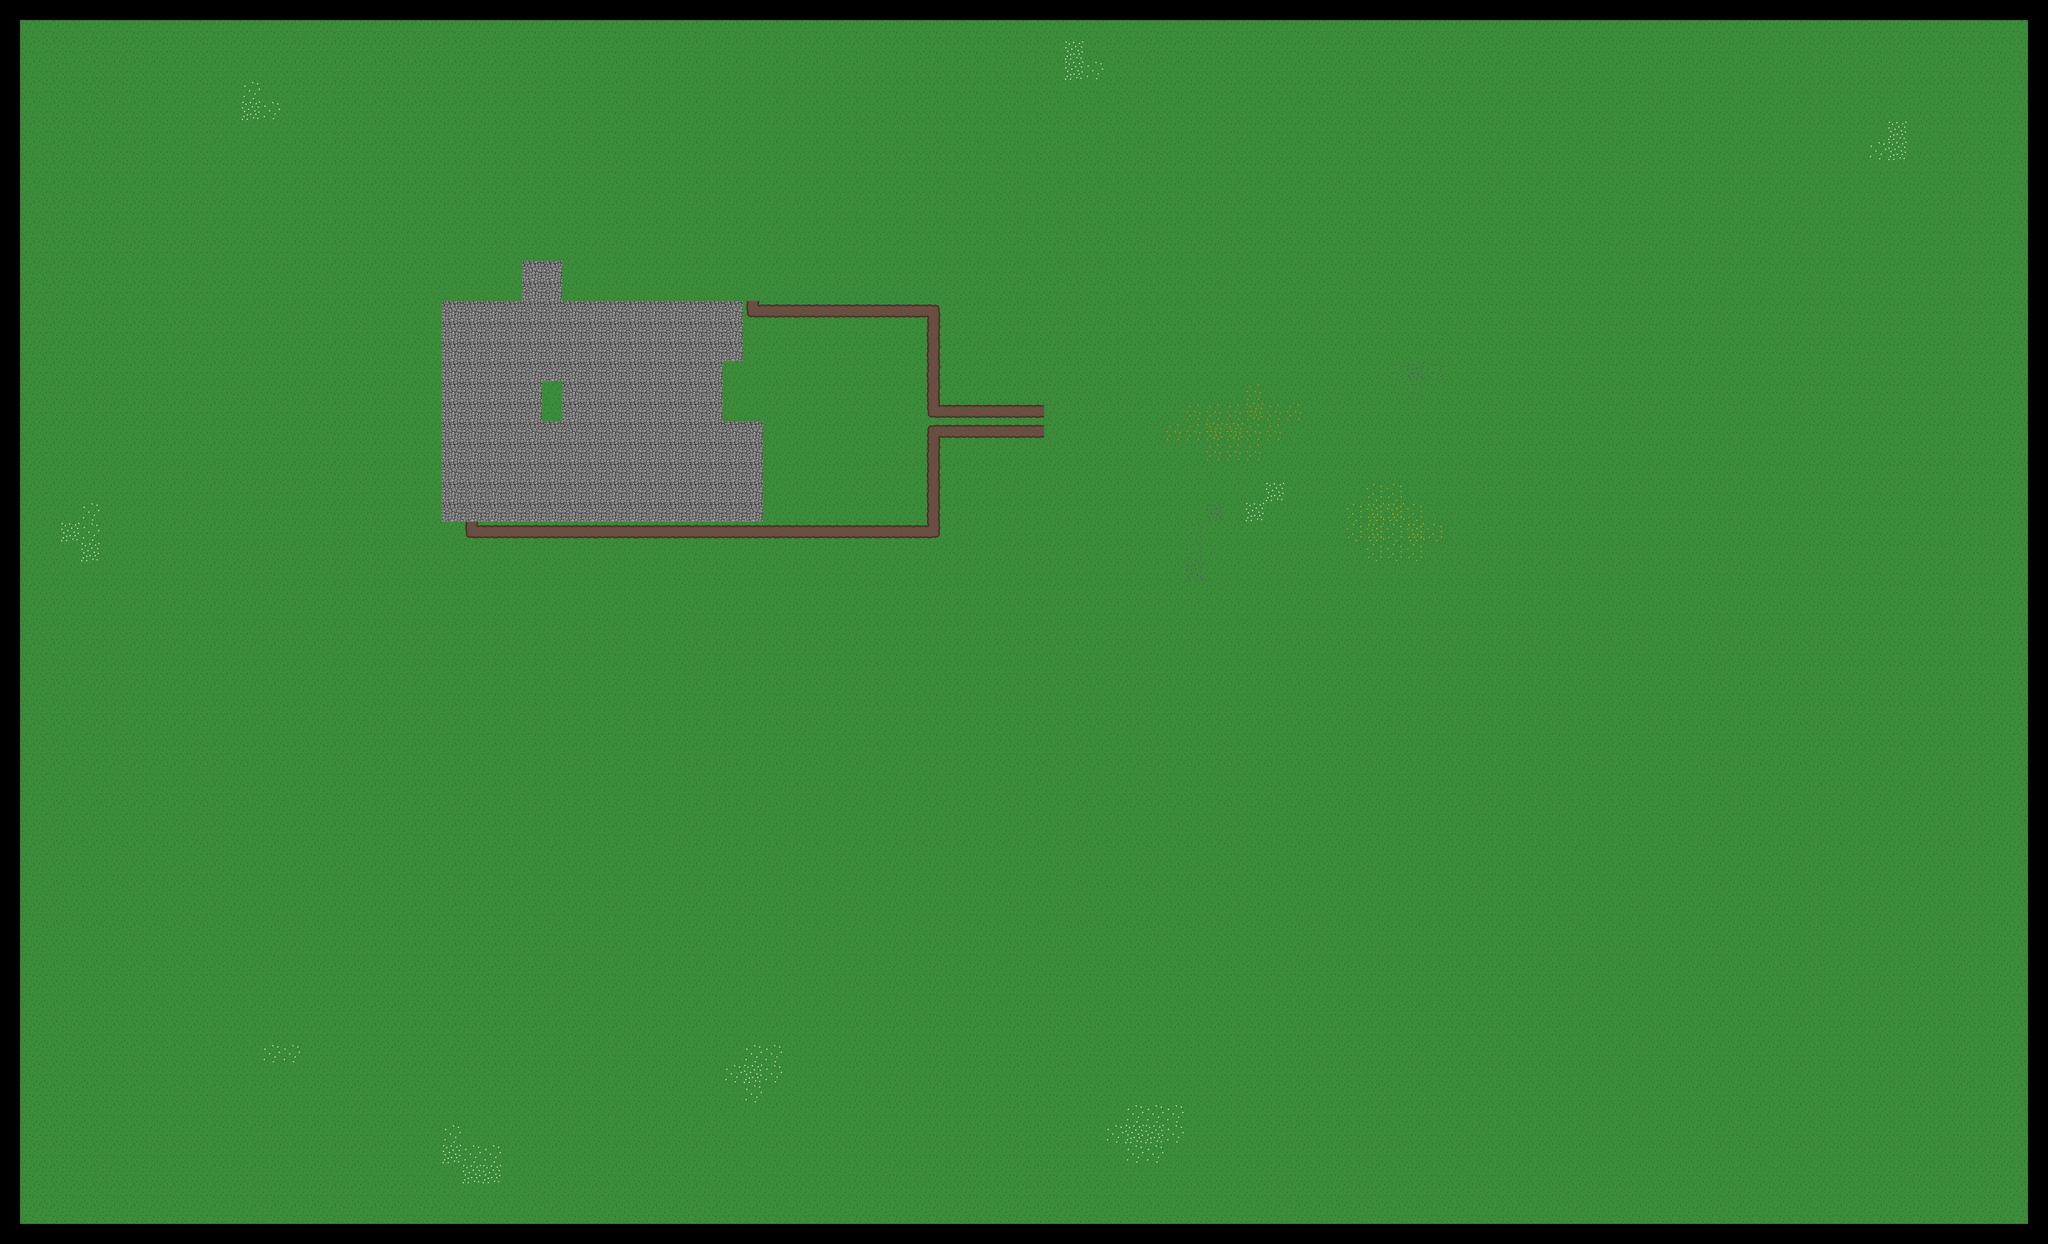

A 2D game scene composited from a Tiled map and its tileset images. What follows is a short description and the map's XML, with each tile layer's data collapsed to a summary:
An orthogonal 102x62 tile map with 64x64 px tiles, 2 tile layers (ground, trail), 8 tilesets and 755 objects (113x tree_small, 93x stone, 72x tree_big, 69x empty, 27x blueberry, ...).

<map version="1.10" tiledversion="1.11.0" orientation="orthogonal" renderorder="right-down" width="102" height="62" tilewidth="64" tileheight="64" infinite="0" nextlayerid="13" nextobjectid="2046">
 <tileset firstgid="1" source="../tile_sets/ground.tsx" />
 <tileset firstgid="26" source="../tile_sets/tardis.tsx" />
 <tileset firstgid="27" source="../tile_sets/stone.tsx" />
 <tileset firstgid="29" source="../tile_sets/collision.tsx" />
 <tileset firstgid="32" source="../tile_sets/tree.tsx" />
 <tileset firstgid="34" source="../tile_sets/bush.tsx" />
 <tileset firstgid="36" source="../tile_sets/house.tsx" />
 <tileset firstgid="39" source="../tile_sets/statue.tsx" />
 <layer id="1" name="ground" width="102" height="62">
  <data>[6324 cells, 6000 non-empty, 10 distinct tile ids]</data>
 </layer>
 <layer id="7" name="trail" width="102" height="62">
  <data>[6324 cells, 222 non-empty, 7 distinct tile ids]</data>
 </layer>
 <objectgroup id="3" name="map_limit">
  <object id="12" gid="29" x="6464" y="64" width="64" height="64" />
  <object id="13" gid="29" x="6464" y="128" width="64" height="64" />
  <object id="14" gid="29" x="6464" y="192" width="64" height="64" />
  <object id="15" gid="29" x="6464" y="256" width="64" height="64" />
  <object id="16" gid="29" x="6464" y="320" width="64" height="64" />
  <object id="17" gid="29" x="6400" y="64" width="64" height="64" />
  <object id="18" gid="29" x="6400" y="64" width="64" height="64" />
  <object id="19" gid="29" x="6336" y="64" width="64" height="64" />
  <object id="20" gid="29" x="6272" y="64" width="64" height="64" />
  <object id="21" gid="29" x="6208" y="64" width="64" height="64" />
  <object id="22" gid="29" x="6144" y="64" width="64" height="64" />
  <object id="23" gid="29" x="6144" y="64" width="64" height="64" />
  <object id="24" gid="29" x="6080" y="64" width="64" height="64" />
  <object id="25" gid="29" x="6016" y="64" width="64" height="64" />
  <object id="26" gid="29" x="5888" y="64" width="64" height="64" />
  <object id="27" gid="29" x="5824" y="64" width="64" height="64" />
  <object id="28" gid="29" x="5952" y="64" width="64" height="64" />
  <object id="29" gid="29" x="5760" y="64" width="64" height="64" />
  <object id="30" gid="29" x="5696" y="64" width="64" height="64" />
  <object id="31" gid="29" x="5632" y="64" width="64" height="64" />
  <object id="32" gid="29" x="5568" y="64" width="64" height="64" />
  <object id="33" gid="29" x="5504" y="64" width="64" height="64" />
  <object id="34" gid="29" x="5440" y="64" width="64" height="64" />
  <object id="35" gid="29" x="5376" y="64" width="64" height="64" />
  <object id="36" gid="29" x="5312" y="64" width="64" height="64" />
  <object id="37" gid="29" x="5248" y="64" width="64" height="64" />
  <object id="38" gid="29" x="5184" y="64" width="64" height="64" />
  <object id="39" gid="29" x="5120" y="64" width="64" height="64" />
  <object id="40" gid="29" x="4992" y="64" width="64" height="64" />
  <object id="41" gid="29" x="4992" y="64" width="64" height="64" />
  <object id="42" gid="29" x="5056" y="64" width="64" height="64" />
  <object id="43" gid="29" x="4928" y="64" width="64" height="64" />
  <object id="44" gid="29" x="4864" y="64" width="64" height="64" />
  <object id="45" gid="29" x="4800" y="64" width="64" height="64" />
  <object id="46" gid="29" x="4736" y="64" width="64" height="64" />
  <object id="47" gid="29" x="4608" y="64" width="64" height="64" />
  <object id="48" gid="29" x="4544" y="64" width="64" height="64" />
  <object id="49" gid="29" x="4480" y="64" width="64" height="64" />
  <object id="50" gid="29" x="4672" y="64" width="64" height="64" />
  <object id="51" gid="29" x="4352" y="64" width="64" height="64" />
  <object id="52" gid="29" x="4416" y="64" width="64" height="64" />
  <object id="53" gid="29" x="4288" y="64" width="64" height="64" />
  <object id="54" gid="29" x="4224" y="64" width="64" height="64" />
  <object id="55" gid="29" x="4160" y="64" width="64" height="64" />
  <object id="56" gid="29" x="4096" y="64" width="64" height="64" />
  <object id="57" gid="29" x="4032" y="64" width="64" height="64" />
  <object id="58" gid="29" x="3968" y="64" width="64" height="64" />
  <object id="59" gid="29" x="3904" y="64" width="64" height="64" />
  <object id="60" gid="29" x="3840" y="64" width="64" height="64" />
  <object id="61" gid="29" x="3776" y="64" width="64" height="64" />
  <object id="62" gid="29" x="3712" y="64" width="64" height="64" />
  <object id="63" gid="29" x="3712" y="64" width="64" height="64" />
  <object id="64" gid="29" x="3648" y="64" width="64" height="64" />
  <object id="65" gid="29" x="3520" y="64" width="64" height="64" />
  <object id="66" gid="29" x="3520" y="64" width="64" height="64" />
  <object id="67" gid="29" x="3520" y="64" width="64" height="64" />
  <object id="68" gid="29" x="3584" y="64" width="64" height="64" />
  <object id="69" gid="29" x="3456" y="64" width="64" height="64" />
  <object id="70" gid="29" x="3392" y="64" width="64" height="64" />
  <object id="71" gid="29" x="3328" y="64" width="64" height="64" />
  <object id="72" gid="29" x="3264" y="64" width="64" height="64" />
  <object id="73" gid="29" x="3136" y="64" width="64" height="64" />
  <object id="74" gid="29" x="3136" y="64" width="64" height="64" />
  <object id="75" gid="29" x="3136" y="64" width="64" height="64" />
  <object id="76" gid="29" x="3200" y="64" width="64" height="64" />
  <object id="77" gid="29" x="3072" y="64" width="64" height="64" />
  <object id="78" gid="29" x="3008" y="64" width="64" height="64" />
  <object id="79" gid="29" x="2944" y="64" width="64" height="64" />
  <object id="80" gid="29" x="2880" y="64" width="64" height="64" />
  <object id="81" gid="29" x="2816" y="64" width="64" height="64" />
  <object id="82" gid="29" x="2752" y="64" width="64" height="64" />
  <object id="83" gid="29" x="2624" y="64" width="64" height="64" />
  <object id="84" gid="29" x="2624" y="64" width="64" height="64" />
  <object id="85" gid="29" x="2688" y="64" width="64" height="64" />
  <object id="86" gid="29" x="2560" y="64" width="64" height="64" />
  <object id="87" gid="29" x="2432" y="64" width="64" height="64" />
  <object id="88" gid="29" x="2368" y="64" width="64" height="64" />
  <object id="89" gid="29" x="2496" y="64" width="64" height="64" />
  <object id="90" gid="29" x="2304" y="64" width="64" height="64" />
  <object id="91" gid="29" x="2176" y="64" width="64" height="64" />
  <object id="92" gid="29" x="2112" y="64" width="64" height="64" />
  <object id="93" gid="29" x="2048" y="64" width="64" height="64" />
  <object id="94" gid="29" x="2240" y="64" width="64" height="64" />
  <object id="95" gid="29" x="1984" y="64" width="64" height="64" />
  <object id="96" gid="29" x="1856" y="64" width="64" height="64" />
  <object id="97" gid="29" x="1920" y="64" width="64" height="64" />
  <object id="98" gid="29" x="1792" y="64" width="64" height="64" />
  <object id="99" gid="29" x="1728" y="64" width="64" height="64" />
  <object id="100" gid="29" x="1664" y="64" width="64" height="64" />
  <object id="101" gid="29" x="1536" y="64" width="64" height="64" />
  <object id="102" gid="29" x="1536" y="64" width="64" height="64" />
  </objectgroup>
 <objectgroup id="12" name="nature">
  <!-- 377 objects omitted --></objectgroup>
 <objectgroup id="2" name="buildings">
  <!-- 11 objects omitted --></objectgroup>
 <objectgroup id="10" name="transition">
  <!-- 2 objects omitted --></objectgroup>
 <objectgroup id="8" name="character">
  <!-- 8 objects omitted --></objectgroup>
 <objectgroup id="9" name="water">
  <!-- 6 objects omitted --></objectgroup>
</map>
<!-- 664 of 755 objects omitted -->
